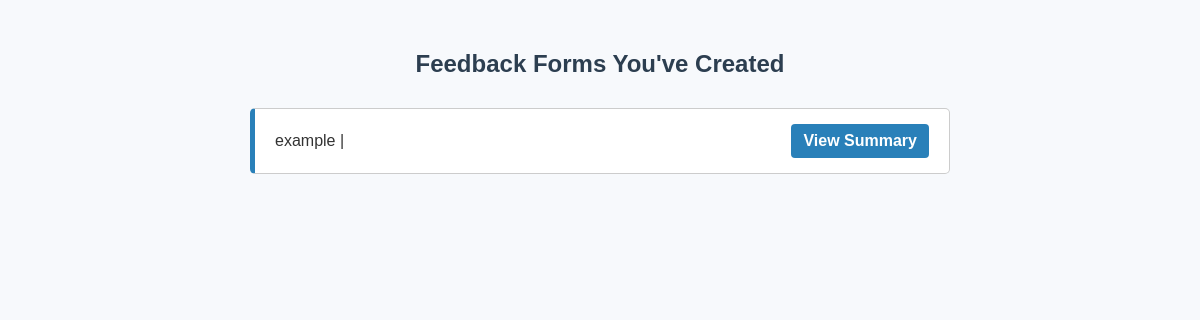
Before: /courseadmin_view_summaries.php (signed in) with the older database file.
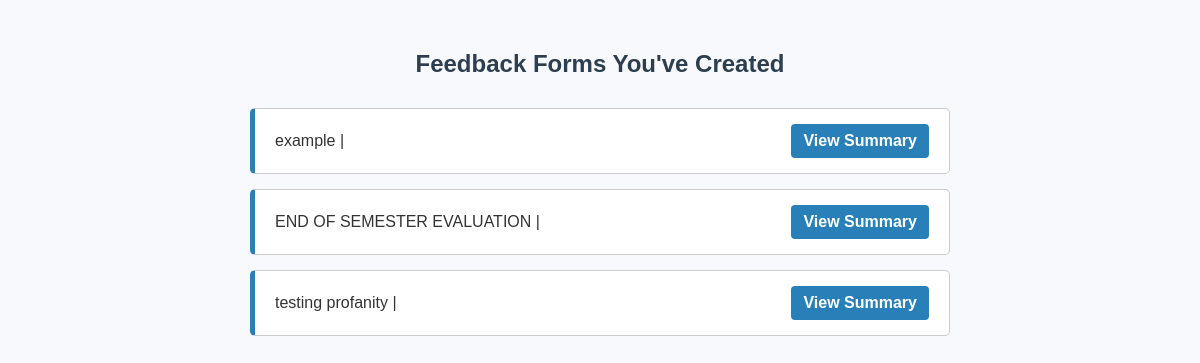
After: the same page with the newer database file.
### tables this page shows
CREATE TABLE `feedback_forms` (
  `form_id` int(11) NOT NULL,
  `title` varchar(255) NOT NULL,
  `faculty_id` int(11) NOT NULL,
  `created_by` int(11) NOT NULL,
  `created_at` datetime DEFAULT current_timestamp()
);

### courseadmin_view_summaries.php (the view, shortened to what this page needs)
<?php
include("include/dbconnect.php");
$user_id = $_SESSION['user_id'];
$query = $conn->prepare("
    SELECT ff.form_id, ff.title, ff.created_at
    FROM feedback_forms ff
    WHERE ff.created_by = ?
");
$query->bind_param("i", $user_id);
$query->execute();
$forms = $query->get_result()->fetch_all(MYSQLI_ASSOC);
?>
<!DOCTYPE html>
<html>
<head>
    <link rel="stylesheet" href="courseadmin_view.css">
</head>
<body>
<h2>Feedback Forms You've Created</h2>
<?php if (empty($forms)): ?>
    <p>No forms created yet.</p>
<?php else: ?>
    <ul>
        <?php foreach ($forms as $form): ?>
            <li>
                <?= htmlspecialchars($form['title']) ?> |
                <a href="summary_feedback.php?form_id=<?= $form['form_id'] ?>">View Summary</a>
            </li>
        <?php endforeach; ?>
    </ul>
<?php endif; ?>
</body>
</html>

Changed rows visible on the page:
added feedback_forms: title "END OF SEMESTER EVALUATION"
added feedback_forms: title "testing profanity"
